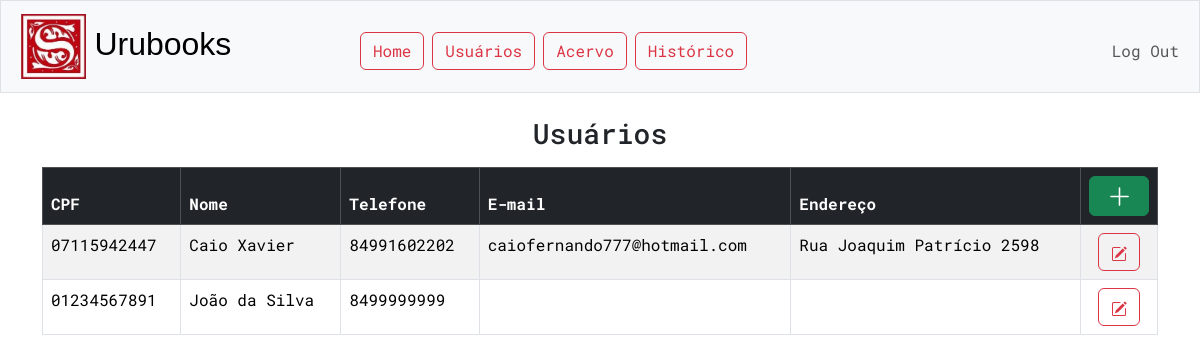
Before: /usuarios (signed in) with the older database file.
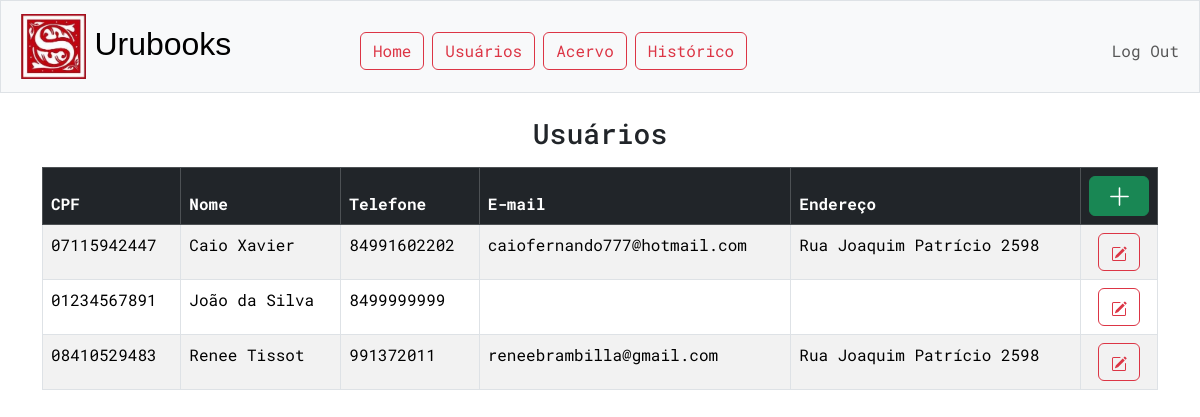
After: the same page with the newer database file.
### tables this page shows
CREATE TABLE contatos (
cpf TEXT PRIMARY KEY NOT NULL,
nome TEXT NOT NULL,
telefone TEXT,
email TEXT,
endereço TEXT
);

### app.py (the view)
@app.route("/usuarios")
@login_required
def usuarios():
    CONTATOS_POR_PAGINA = 20
    pagina = request.args.get("pagina", 0)
    offset = CONTATOS_POR_PAGINA * pagina
    contatos = db.execute("SELECT * FROM contatos LIMIT ?, ?", offset, CONTATOS_POR_PAGINA)
    page_data = {
    "atual":int(pagina),
    "max":int(len(contatos)/CONTATOS_POR_PAGINA),
    }
    return render_template("usuarios/index.html", contatos=contatos, page_data=page_data)

### app.py (called while the page is built)
@app.after_request
def after_request(response):
    response.headers["Cache-Control"] = "no-cache, no-store, must-revalidate"
    response.headers["Expires"] = 0
    response.headers["Pragma"] = "no-cache"
    return response

### helpers.py (called while the page is built)
def login_required(f):
    @wraps(f)
    def decorated_function(*args, **kwargs):
        if session.get("user_id") is None:
            return redirect("/login")
        return f(*args, **kwargs)
    return decorated_function

### templates/usuarios/index.html (shortened to what this page needs)
{% extends "layout.html" %}
{% block main %}
    <h3 class='mb-3'>Usuários</h3>
    <table class='table table-bordered table-striped' style='text-align:start'>
        <thead class="table-dark">
            <th>CPF</th>
            <th>Nome</th>
            <th>Telefone</th>
            <th>E-mail</th>
            <th>Endereço</th>
                <th style="text-align: center;">
                    <a type='button' class="btn btn-success" href="usuarios/cadastro" style="width: 100%; height: 100%">
                        <svg xmlns="http://www.w3.org/2000/svg" width="25" height="25" fill="currentColor" class="bi bi-plus-lg" viewBox="0 0 16 16">
                            <path fill-rule="evenodd" d="M8 2a.5.5 0 0 1 .5.5v5h5a.5.5 0 0 1 0 1h-5v5a.5.5 0 0 1-1 0v-5h-5a.5.5 0 0 1 0-1h5v-5A.5.5 0 0 1 8 2"/>
                        </svg>
                    </a>
                </th>
        </thead>
        <tbody>
        {% if contatos %}
            {% for contato in contatos %}
            <tr>
                <td>{{ contato.cpf }}</td>
                <td>{{ contato.nome }}</td>
                <td>{{ contato.telefone }}</td>
                <td>{{ contato.email }}</td>
                <td>{{ contato.endereço }}</td>
                <td class="options-cell">
                        <form action="/usuarios/detalhes" method="get">
                            <button type='submit' class="btn btn-outline-danger mx-1">
                            </button>
                        </form>
                </td>
            </tr>
            {% endfor %}
        {% endif %}
        </tbody>
    </table>
{% endblock %}

Changed rows visible on the page:
added contatos: cpf "08410529483", nome "Renee Tissot", telefone "991372011", email "reneebrambilla@gmail.com", endereço "Rua Joaquim Patrício 2598"
